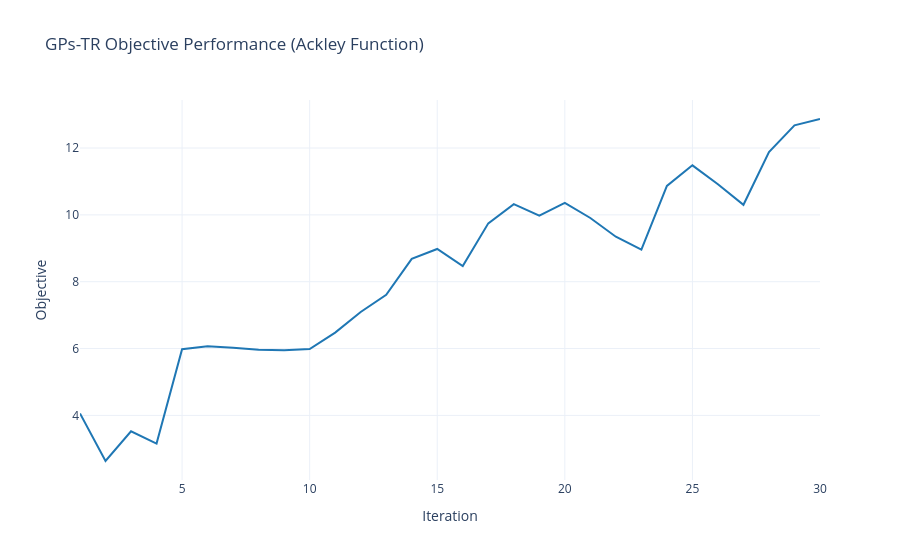
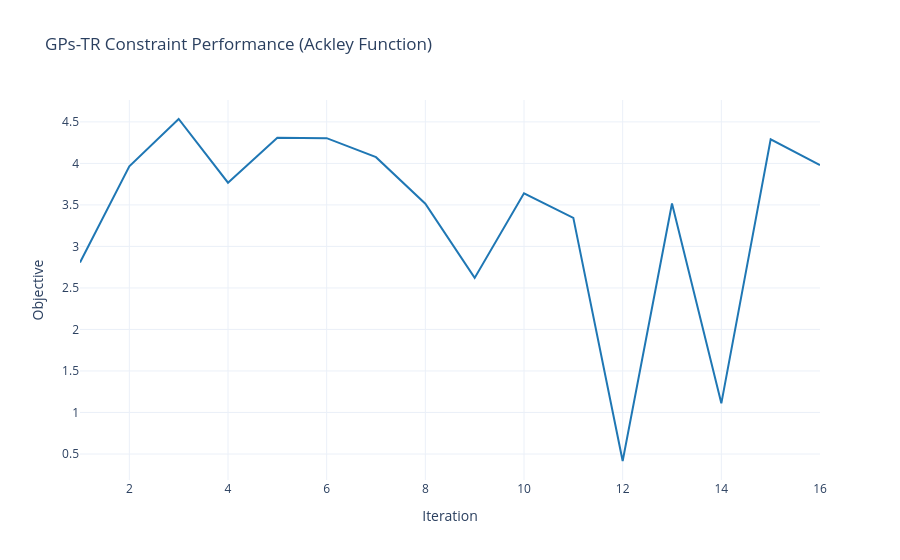

Notebook cell for these charts, in order:
### Code cell
import plotly.graph_objects as go
import numpy as np
import torch

def plot_safeopt_objective_plotly(
        y_safe: torch.Tensor, 
        x: np.arr,
        algo_name: str,
        objective_func_name: str,
        slice:bool=True,
        ):
    y_evaluated = y_safe.detach().cpu().numpy().flatten()

    fig = go.Figure()
    fig.add_trace(
        go.Scatter(
            x=iterations, 
            y=y_evaluated, 
            mode='lines', 
            name='SafeOpt',
            line=dict(color='#1f77b4')
        )
    )
    fig.add_trace(
        go.Scatter(
            x=[iterations, iterations[-1]], 
            y=[0.0, 0.0], 
            mode='lines', 
            name='minimum value',
            line=dict(color='firebrick', dash='dash')
        )
    )
    fig.update_layout(
        title=f'{algo_name} Performance ({objective_func_name})',
        xaxis_title='Iteration',
        yaxis_title='Objective',
        template='plotly_white',
        legend=dict(
            yanchor="top",
            y=0.99,
            xanchor="right",
            x=0.99
        )
    )
    
    fig.show(renderer="vscode") 

plot_safeopt_objective_plotly(
    y_safe=algorithm.Y_safe[initial_candidates:],
    x=np.arange(1, len(y_evaluated) + 1),
    algo_name="GPs-TR Objective",
    objective_func_name="Ackley Function"
)

print(algorithm.Y_safe.shape, surrogate_constraint.Y.shape)

plot_safeopt_objective_plotly(
    y_safe=surrogate_constraint.Y,
    num_initial_samples=0,
    algo_name="GPs-TR Constraint",
    objective_func_name="Ackley Function",
    slice=False,
)

### Figure 1 — Plotly figure (JSON) as saved in the notebook; plotly's stock layout.template omitted (floating-point values rounded to 4 significant figures)
{"data": [{"line": {"color": "#1f77b4"}, "mode": "lines", "name": "SafeOpt", "type": "scatter", "x": [1, 2, 3, 4, 5, 6, 7, 8, 9, 10, 11, 12, 13, 14, 15, 16, 17, 18, 19, 20, 21, 22, 23, 24, 25, 26, 27, 28, 29, 30], "y": [4.057, 2.635, 3.524, 3.157, 5.979, 6.067, 6.027, 5.961, 5.948, 5.984, 6.478, 7.094, 7.606, 8.682, 8.98, 8.469, 9.747, 10.32, 9.976, 10.36, 9.906, 9.346, 8.961, 10.87, 11.48, 10.92, 10.3, 11.88, 12.68, 12.87]}, {"line": {"color": "firebrick", "dash": "dash"}, "mode": "lines", "name": "minimum value", "type": "scatter", "x": [[1, 2, 3, 4, 5, 6, 7, 8, 9, 10, 11, 12, 13, 14, 15, 16, 17, 18, 19, 20, 21, 22, 23, 24, 25, 26, 27, 28, 29, 30], 30], "y": [0, 0]}], "layout": {"legend": {"x": 0.99, "xanchor": "right", "y": 0.99, "yanchor": "top"}, "title": {"text": "GPs-TR Objective Performance (Ackley Function)"}, "xaxis": {"title": {"text": "Iteration"}}, "yaxis": {"title": {"text": "Objective"}}}}

### Figure 2 — Plotly figure (JSON) as saved in the notebook; plotly's stock layout.template omitted (floating-point values rounded to 4 significant figures)
{"data": [{"line": {"color": "#1f77b4"}, "mode": "lines", "name": "SafeOpt", "type": "scatter", "x": [1, 2, 3, 4, 5, 6, 7, 8, 9, 10, 11, 12, 13, 14, 15, 16], "y": [2.806, 3.965, 4.535, 3.768, 4.309, 4.304, 4.075, 3.515, 2.621, 3.641, 3.343, 0.4157, 3.518, 1.11, 4.29, 3.98]}, {"line": {"color": "firebrick", "dash": "dash"}, "mode": "lines", "name": "minimum value", "type": "scatter", "x": [[1, 2, 3, 4, 5, 6, 7, 8, 9, 10, 11, 12, 13, 14, 15, 16], 16], "y": [0, 0]}], "layout": {"legend": {"x": 0.99, "xanchor": "right", "y": 0.99, "yanchor": "top"}, "title": {"text": "GPs-TR Constraint Performance (Ackley Function)"}, "xaxis": {"title": {"text": "Iteration"}}, "yaxis": {"title": {"text": "Objective"}}}}
